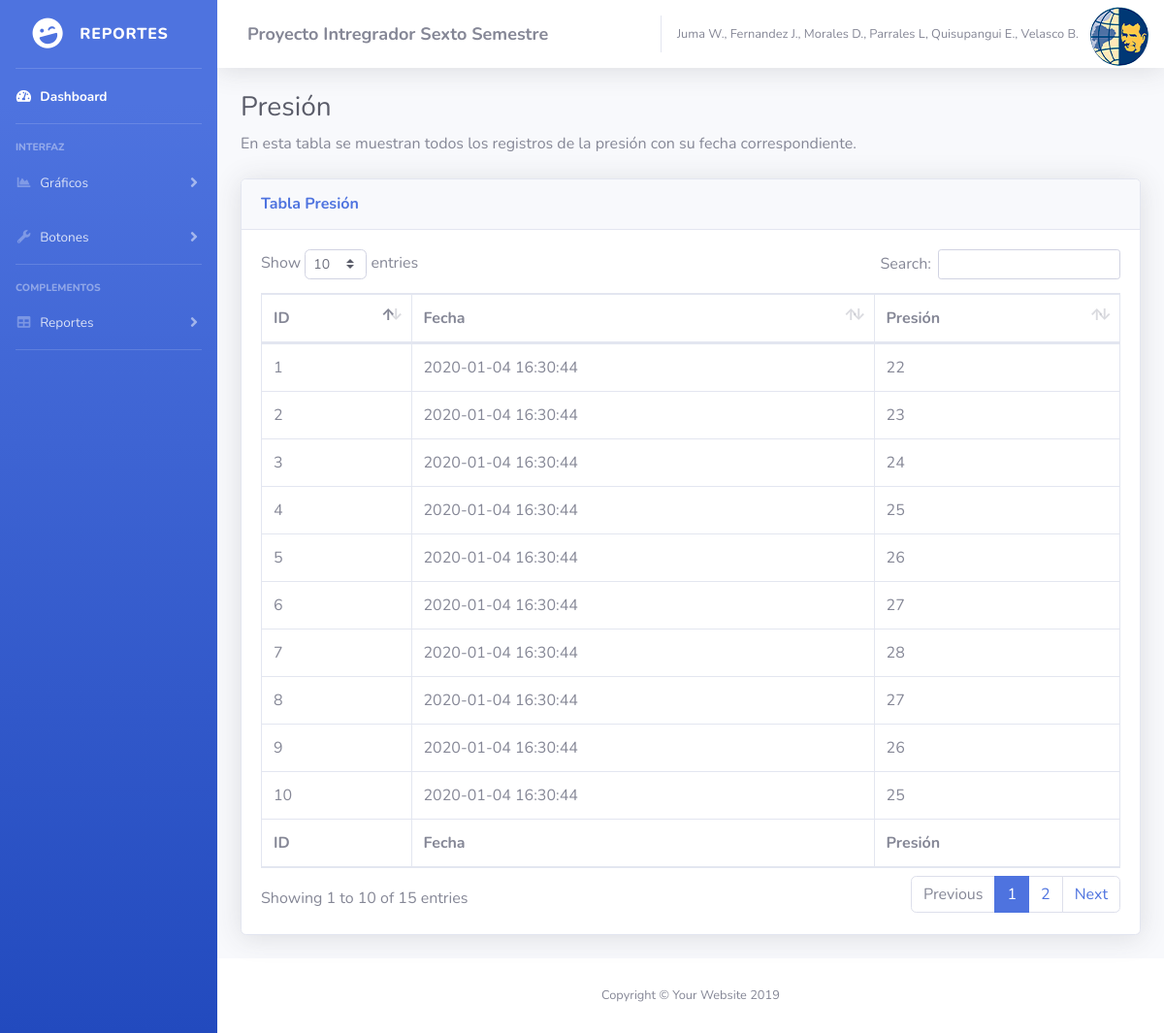
The page /Aplicacion_Web/presion.php on the database its author committed.
### tables this page shows
CREATE TABLE presion (
                id_presion INT AUTO_INCREMENT NOT NULL,
                fecha DATETIME NOT NULL,
                presion INT NOT NULL,
                PRIMARY KEY (id_presion)
);

### Aplicacion_Web/presion.php (the view, shortened to what this page needs)
<?php
include("Header.php");
?>
 <div class="container-fluid">
<h1 class="h3 mb-2 text-gray-800">Presión</h1>
<p class="mb-4">En esta tabla se muestran todos los registros de la presión con su fecha correspondiente.</p>
<div class="card shadow mb-4">
  <div class="card-header py-3">
    <h6 class="m-0 font-weight-bold text-primary">Tabla Presión</h6>
  </div>
  <div class="card-body">
    <div class="table-responsive">
      <table class="table table-bordered" id="dataTable" width="100%" cellspacing="0">
        <thead>
          <tr>
            <th>ID</th>
            <th>Fecha</th>
            <th>Presión</th>
          </tr>
        </thead>
        <tfoot>
          <tr>
            <th>ID</th>
            <th>Fecha</th>
            <th>Presión</th>
          </tr>
        </tfoot>
        <tbody>
          <?php
            $conexion = mysqli_connect("localhost", "root", "", "p1") or
            die("Problemas con la conexión");
            $registros = mysqli_query($conexion, "SELECT * FROM `presion`") or
            die("Problemas en el select:" . mysqli_error($conexion));
            while ($reg = mysqli_fetch_array($registros)) {
            echo "<tr>";
            echo "<td>".$reg['id_presion']."</td>";
            echo "<td>".$reg['fecha']."</td>";
            echo "<td>".$reg['presion']."</td>";
            echo "</tr>";
            }
          ?>
        </tbody>
      </table>
    </div>
  </div>
</div>
</div>
</div>
<footer class="sticky-footer bg-white">
        <div class="container my-auto">
          <div class="copyright text-center my-auto">
            <span>Copyright &copy; Your Website 2019</span>
          </div>
        </div>
      </footer>
    </div>
  </div>
</body>
</html>

### rows shown on the page
presion: id_presion "1", fecha "2020-01-04 16:30:44", presion "22"
presion: id_presion "2", fecha "2020-01-04 16:30:44", presion "23"
presion: id_presion "3", fecha "2020-01-04 16:30:44", presion "24"
presion: id_presion "4", fecha "2020-01-04 16:30:44", presion "25"
presion: id_presion "5", fecha "2020-01-04 16:30:44", presion "26"
presion: id_presion "6", fecha "2020-01-04 16:30:44", presion "27"
presion: id_presion "7", fecha "2020-01-04 16:30:44", presion "28"
presion: id_presion "8", fecha "2020-01-04 16:30:44", presion "27"
presion: id_presion "9", fecha "2020-01-04 16:30:44", presion "26"
presion: id_presion "10", fecha "2020-01-04 16:30:44", presion "25"
